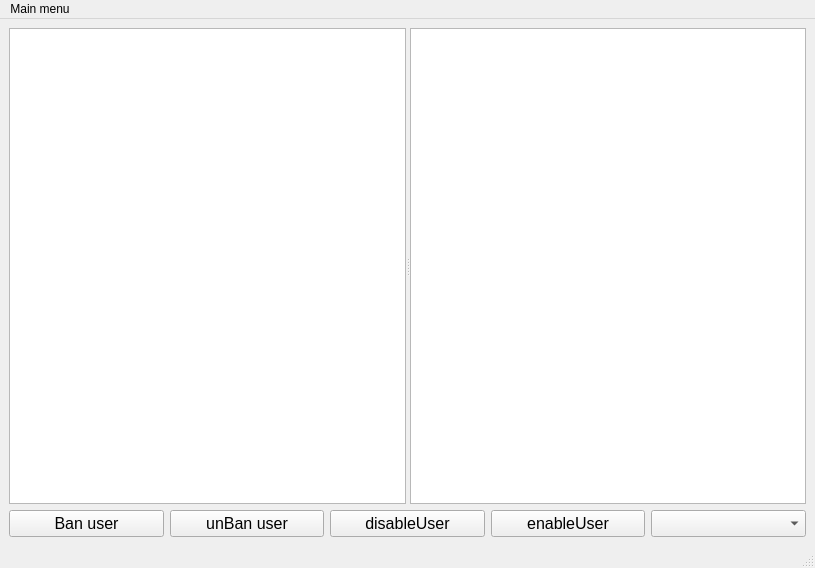
<?xml version="1.0" encoding="UTF-8"?>
<ui version="4.0">
 <class>MainWindow</class>
 <widget class="QMainWindow" name="MainWindow">
  <property name="geometry">
   <rect>
    <x>0</x>
    <y>0</y>
    <width>815</width>
    <height>568</height>
   </rect>
  </property>
  <property name="windowTitle">
   <string>MainWindow</string>
  </property>
  <widget class="QWidget" name="centralwidget">
   <layout class="QVBoxLayout" name="verticalLayout" stretch="0,0">
    <item>
     <widget class="QSplitter" name="splitter">
      <property name="orientation">
       <enum>Qt::Horizontal</enum>
      </property>
      <widget class="QTextBrowser" name="messagesForAll">
       <property name="font">
        <font>
         <pointsize>12</pointsize>
        </font>
       </property>
      </widget>
      <widget class="QTextBrowser" name="privateMessages">
       <property name="font">
        <font>
         <pointsize>12</pointsize>
        </font>
       </property>
      </widget>
     </widget>
    </item>
    <item>
     <layout class="QHBoxLayout" name="horizontalLayout">
      <item>
       <widget class="QPushButton" name="banBut">
        <property name="font">
         <font>
          <pointsize>12</pointsize>
         </font>
        </property>
        <property name="text">
         <string>Ban user</string>
        </property>
       </widget>
      </item>
      <item>
       <widget class="QPushButton" name="unBanBat">
        <property name="font">
         <font>
          <pointsize>12</pointsize>
         </font>
        </property>
        <property name="text">
         <string>unBan user</string>
        </property>
       </widget>
      </item>
      <item>
       <widget class="QPushButton" name="disableButton">
        <property name="font">
         <font>
          <pointsize>12</pointsize>
         </font>
        </property>
        <property name="text">
         <string>disableUser</string>
        </property>
       </widget>
      </item>
      <item>
       <widget class="QPushButton" name="enableButton">
        <property name="font">
         <font>
          <pointsize>12</pointsize>
         </font>
        </property>
        <property name="text">
         <string>enableUser</string>
        </property>
       </widget>
      </item>
      <item>
       <widget class="QComboBox" name="usersBox">
        <property name="font">
         <font>
          <pointsize>12</pointsize>
         </font>
        </property>
       </widget>
      </item>
     </layout>
    </item>
   </layout>
  </widget>
  <widget class="QStatusBar" name="statusbar"/>
  <widget class="QMenuBar" name="menubar">
   <property name="geometry">
    <rect>
     <x>0</x>
     <y>0</y>
     <width>815</width>
     <height>27</height>
    </rect>
   </property>
   <widget class="QMenu" name="menuMain_menu">
    <property name="title">
     <string>Main menu</string>
    </property>
    <addaction name="separator"/>
   </widget>
   <addaction name="menuMain_menu"/>
  </widget>
  <action name="actionOpen_another_client">
   <property name="text">
    <string>Open another client</string>
   </property>
  </action>
  <action name="actionClose_this_client">
   <property name="text">
    <string>Close this client</string>
   </property>
  </action>
 </widget>
 <resources/>
 <connections/>
</ui>
